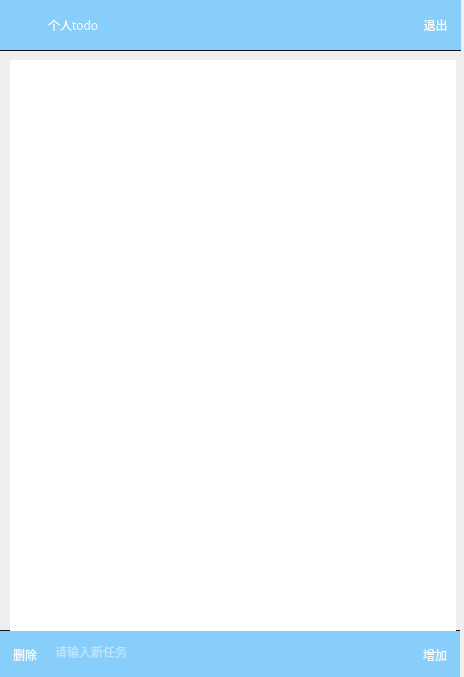
<?xml version="1.0" encoding="UTF-8"?>
<ui version="4.0">
 <class>Airplanner</class>
 <widget class="QMainWindow" name="Airplanner">
  <property name="geometry">
   <rect>
    <x>0</x>
    <y>0</y>
    <width>464</width>
    <height>677</height>
   </rect>
  </property>
  <property name="font">
   <font>
    <family>Agency FB</family>
   </font>
  </property>
  <property name="windowTitle">
   <string>Airplanner</string>
  </property>
  <property name="styleSheet">
   <string notr="true">background-color: rgb(135,206,250	);</string>
  </property>
  <widget class="QWidget" name="centralwidget">
   <widget class="QPushButton" name="SubmitButton">
    <property name="geometry">
     <rect>
      <x>410</x>
      <y>630</y>
      <width>50</width>
      <height>50</height>
     </rect>
    </property>
    <property name="styleSheet">
     <string notr="true">background-color: rgb(135,206,250);
border-top: 1px solid rgb(10, 18, 27);
font: 10pt &quot;Lucida Sans Unicode&quot;;
color: rgb(250, 250, 250);</string>
    </property>
    <property name="text">
     <string>增加</string>
    </property>
   </widget>
   <widget class="QPushButton" name="RemoveButton">
    <property name="geometry">
     <rect>
      <x>0</x>
      <y>630</y>
      <width>50</width>
      <height>50</height>
     </rect>
    </property>
    <property name="styleSheet">
     <string notr="true">background-color: rgb(135,206,250);
border-top: 1px solid rgb(10, 18, 27);
font: 10pt &quot;Lucida Sans Unicode&quot;;
color: rgb(250, 250, 250);</string>
    </property>
    <property name="text">
     <string>删除</string>
    </property>
   </widget>
   <widget class="QTextEdit" name="textEdit">
    <property name="enabled">
     <bool>true</bool>
    </property>
    <property name="geometry">
     <rect>
      <x>50</x>
      <y>630</y>
      <width>361</width>
      <height>50</height>
     </rect>
    </property>
    <property name="styleSheet">
     <string notr="true">background-color: rgb(135,206,250);
border-top: 1px solid rgb(10, 18, 27);
padding-top: 8px;
font: 10pt &quot;Lucida Sans Unicode&quot;;
color: rgb(250, 250, 250);</string>
    </property>
    <property name="html">
     <string>&lt;!DOCTYPE HTML PUBLIC &quot;-//W3C//DTD HTML 4.0//EN&quot; &quot;http://www.w3.org/TR/REC-html40/strict.dtd&quot;&gt;
&lt;html&gt;&lt;head&gt;&lt;meta name=&quot;qrichtext&quot; content=&quot;1&quot; /&gt;&lt;style type=&quot;text/css&quot;&gt;
p, li { white-space: pre-wrap; }
&lt;/style&gt;&lt;/head&gt;&lt;body style=&quot; font-family:'Lucida Sans Unicode'; font-size:10pt; font-weight:400; font-style:normal;&quot;&gt;
&lt;p style=&quot;-qt-paragraph-type:empty; margin-top:0px; margin-bottom:0px; margin-left:0px; margin-right:0px; -qt-block-indent:0; text-indent:0px;&quot;&gt;&lt;br /&gt;&lt;/p&gt;&lt;/body&gt;&lt;/html&gt;</string>
    </property>
    <property name="placeholderText">
     <string>请输入新任务</string>
    </property>
   </widget>
   <widget class="QPushButton" name="ExitButton">
    <property name="geometry">
     <rect>
      <x>410</x>
      <y>0</y>
      <width>51</width>
      <height>51</height>
     </rect>
    </property>
    <property name="styleSheet">
     <string notr="true">background-color: rgb(135,206,250);
border: 0;
border-bottom: 1px solid rgb(10, 18, 27);
font: 10pt &quot;Lucida Sans Unicode&quot;;
color: rgb(250, 250, 250);</string>
    </property>
    <property name="text">
     <string>退出</string>
    </property>
   </widget>
   <widget class="QLabel" name="MenuBar">
    <property name="geometry">
     <rect>
      <x>0</x>
      <y>0</y>
      <width>41</width>
      <height>51</height>
     </rect>
    </property>
    <property name="styleSheet">
     <string notr="true">background-color: rgb(135,206,250);
border: 0;
border-bottom: 1px solid rgb(10, 18, 27);
padding-left: 5px;
font: 12pt &quot;Impact&quot;;
color: rgb(135,206,250);</string>
    </property>
    <property name="text">
     <string/>
    </property>
   </widget>
   <widget class="QListWidget" name="listWidget">
    <property name="geometry">
     <rect>
      <x>5</x>
      <y>60</y>
      <width>451</width>
      <height>571</height>
     </rect>
    </property>
    <property name="styleSheet">
     <string notr="true">border: 0;
padding-left: 5px;
font: 10pt &quot;Lucida Sans Unicode&quot;;
color: rgb(250, 250, 250);</string>
    </property>
    <property name="verticalScrollMode">
     <enum>QAbstractItemView::ScrollPerPixel</enum>
    </property>
   </widget>
   <widget class="QLabel" name="MenuBar_2">
    <property name="geometry">
     <rect>
      <x>40</x>
      <y>0</y>
      <width>371</width>
      <height>51</height>
     </rect>
    </property>
    <property name="styleSheet">
     <string notr="true">background-color: rgb(135,206,250);
border: 0;
border-bottom: 1px solid rgb(10, 18, 27);
padding-left: 5px;
font: 15pt &quot;Impact&quot;;
color: rgb(250, 250, 250);</string>
    </property>
    <property name="text">
     <string>个人todo</string>
    </property>
   </widget>
  </widget>
 </widget>
 <resources/>
 <connections/>
</ui>
